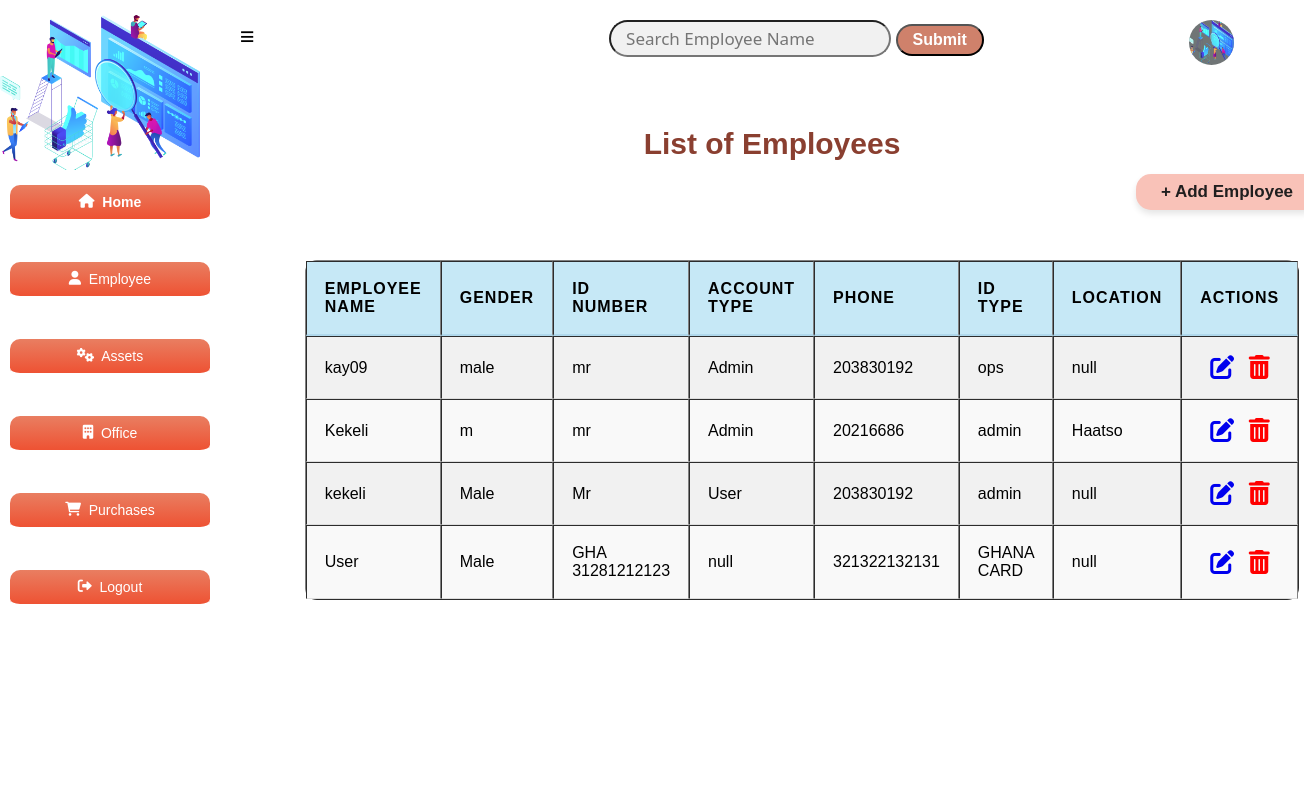
The page /employee on the database as committed earlier.
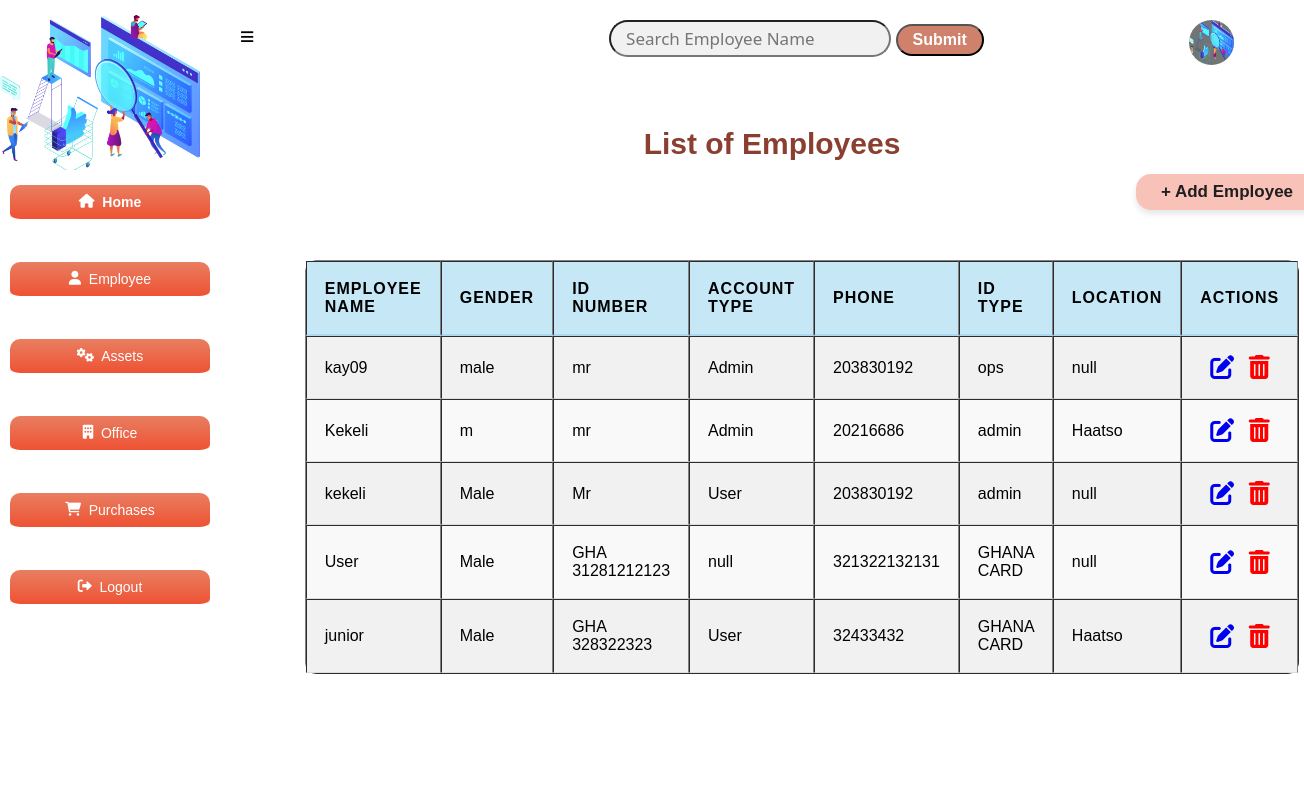
The same page on the database as committed later.
### app.py (models this page shows, shortened)
class Employee(db.Model):
    __tablename__="employees"
    id=db.Column(db.Integer, primary_key=True)
    password=db.Column(db.String(20))
    employee_name=db.Column(db.String(20))
    gender=db.Column(db.String(6))
    title=db.Column(db.String(10))
    type=db.Column(db.String(10))
    phone_number=db.Column(db.Integer)
    department=db.Column(db.String(50))
    location=db.Column(db.Integer, db.ForeignKey('locations.id'))
    location_rel=db.relationship('Location', backref='employees_location')
    equipment_rel=db.relationship('Equipment', backref='equipment_employee')

### app.py (the view)
@app.route('/employee')
def employee_index():
    employees = Employee.query.all()
    return render_template ('employeeList.html', employees = employees)

### app.py (called while the page is built)
@app.before_request
def create_table():
    db.create_all()

### templates/employeeList.html (shortened to what this page needs)
<!DOCTYPE html>
<html lang="en">
<head>
    <link
    rel="stylesheet"
    href="{{ url_for('static', filename='main.css') }}"
    />
    <link rel="stylesheet" href="https://cdnjs.cloudflare.com/ajax/libs/font-awesome/4.7.0/css/font-awesome.min.css">
    <link rel="stylesheet" href="https://cdnjs.cloudflare.com/ajax/libs/font-awesome/6.0.0-beta3/css/all.min.css">
    <span id="login-name">{{ name }}</span>
  </head>
<body>
    <div class="header">
      <a href="#" id="sidebar-icon">&#8801;</a>
      <input type="search" id="query" name="search" placeholder="Search Employee Name">
      <button id="search-button">Submit</button>
      <a href="#"><img src="{{ url_for('static', filename='bg4.png') }}" alt=""></a>
    </div>
    <section class="sidebar">
        <div class="logo">
            <img src="{{ url_for('static', filename='bg4.png') }}" alt="logo">
        </div>
        <div class="content">
          <a href="/entry_point" class="home active"><i class="fas fa-home"></i>&nbsp; Home</a><br>
          <a href="/employee" class="home"><i class="fas fa-user"></i>&nbsp;  Employee</a><br>
          <a href="/equipment" class="home"><i class="fas fa-cogs"></i>&nbsp;  Assets</a><br>
          <a href="/location" class="home"><i class="fas fa-building"></i>&nbsp;  Office</a><br>
          <a href="/purchase" class="home"><i class="fas fa-shopping-cart"></i> &nbsp; Purchases</a><br>
          <a href="/login" class="home"><i class="fas fa-sign-out-alt"></i>&nbsp;  Logout</a>
        </div>
    </section>
    <h1 class="marquee">List of Employees</h1>
    <div class="location-form">
      <a href="/add-employee" class="btn1">+ Add Employee</a>
      <table border="1" style="overflow:auto;">
        <thead>
          <tr>
            <th>Employee Name</th>
            <th>Gender</th>
            <th>ID Number</th>
            <th>Account Type</th>
            <th>Phone</th>
            <th>ID TYPE</th>
            <th>Location</th>
            <th>Actions</th>
          </tr>
        </thead>
        <tbody id="table-results">
          {% for employee in employees  %}
            <tr>
              <td>{{ employee.employee_name }}</td>
              <td>{{ employee.gender}}</td>
              <td>{{ employee.title}}</td>
              <td>{{ employee.type}}</td>
              <td>{{ employee.phone_number}}</td>
              <td>{{ employee.department}}</td>
              <td>{{ employee.location}}</td>
              <td class="action">
                <a href="/edit_employee{{ employee.id }}"><i class="fa fa-edit" style="font-size:24px"></i></a>
                <a href="/delete_employee{{ employee.id }}"><i class="fa fa-trash-o" style="font-size:24px"></i></a>
              </td>
            </tr>
          {% endfor %}
        </tbody>
      </table>
    </div>
</body>
</html>

### static/main.css (style rules this page uses)
body { margin: 0; padding: 0; font-family: Verdana, sans-serif; background-color: #ffffff; height: auto; }
.header { background: #FFFFFF; padding: 20px; }
.header input { padding: 5px 15px; font-size: 17px; font-family: 'Segoe UI', Tahoma, Geneva, Verdana, sans-serif; border-radius: 20px; margin-left: 350px; background-color: #F1F1F1; }
.header button { padding: 5px 15px; font-size: 16px; border-radius: 20px; background: #cf816b; color: #fff; font-weight: bold; }
.header img { width: 45px; height: 45px; background: #707576; border-radius: 50%; float: right; justify-content: center; margin-right: 50px; transition: transform 0.3s ease; }
#sidebar-icon { margin-left: 220px; font-size: 25px; text-decoration: none; color: #000; font-weight: bold; cursor: pointer; transition: color 0.3s ease, transform 0.3s ease; }
#login-name { margin-right: 150px; float: right; font-size: 30px; font-weight: bold; margin-bottom: 12px; top: 10px; right: 0%; position: absolute; color: #fff; padding: 10px 15px; border-radius: 10px; transition: background 0.3s ease, color 0.3s ease; }
.sidebar { position: fixed; top: 0; left: 0; width: 220px; height: 100vh; background: #FFFFFF; border-top: 5px solid #fff; border-radius: 0 20px 20px 0; overflow: hidden; transition: transform 0.3s ease, background 0.3s ease; }
.logo { width: 200px; height: 180px; background: #FFFFFF; display: flex; justify-content: center; align-items: center; border-radius: 0 20px 0 0; }
.logo img { width: 200px; display: block; margin: auto; background-color: rgba(255, 255, 255, 0.938); border-radius: 0px; }
.content { background: #FFFFFF; width: 220px; height: calc(100vh - 180px); position: fixed; top: 170px; z-index: 1; border-top: 5px solid #fff; overflow-y: auto; border-radius: 0 0 20px 0; }
.content a { display: flex; text-decoration: none; color: #FFFFFF; font-size: 14px; border-bottom: 5px solid white; padding: 9px 12px; justify-content: center; transition: background 0.3s ease, transform 0.3s ease; border-radius: 10px; margin: 10px; background: linear-gradient(to bottom, #e97e61, #ee5233); }
.home { border: none; outline: none; padding: 10px 16px; background: #22577A; cursor: pointer; }
.active, .home:hover { color: black; font-weight: bold; }
h1 { display: flex; font-size: 30px; flex-wrap: wrap; justify-content: center; margin-left: 240px; margin-top: 50px; color: #8A3F30; }
.location-form { display: flex; justify-content: center; align-items: center; flex-direction: column; margin-left: 300px; }
table { width: 90%; max-width: 1200px; border-collapse: separate; border-spacing: 0; margin-top: 30px; margin-left: auto; margin-right: auto; background: #ffffff; border-radius: 12px; overflow: hidden; }
th, td { padding: 18px; text-align: left; font-size: 1em; border-bottom: 1px solid #ddd; }
th { background-color: #c6e8f6; font-weight: bold; text-transform: uppercase; letter-spacing: 1px; border-bottom: 2px solid #b0d8ec; }
tbody tr:nth-child(even) { background-color: #f9f9f9; }
tbody tr:nth-child(odd) { background-color: #f1f1f1; }
.btn1 { background: #F9C2B8; color: #201f1f; font-size: 0.7em; padding: 8px 25px; border-radius: 15px; transition: background-color 0.25s, box-shadow 0.25s, transform 0.25s; margin-bottom: 20px; text-decoration: none; font-size: 17px; display: block; margin-top: -7px; margin-right: -850px; font-weight: bold; justify-content: center; box-shadow: 0 4px 6px rgba(0, 0, 0, 0.1); }
.marquee { text-align: center; }
.action a { margin-left: 10px; }
.action .fa-trash-o { color: red; }

Rows that differ between the two databases and show on the page:
added Employee: employee_name "junior", gender "Male", title "GHA 328322323", type "User", phone_number "32433432", department "GHANA CARD", location "Haatso"
